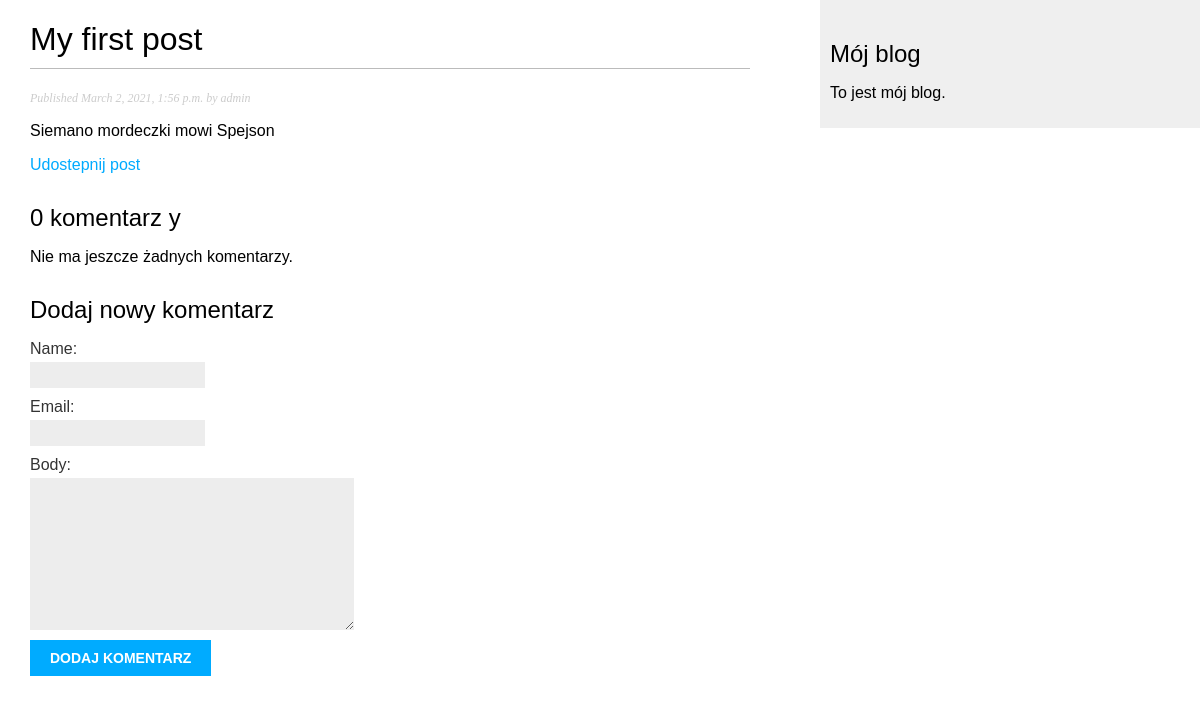
/blog/2021/3/2/kek/, run on an earlier commit of the app's database.
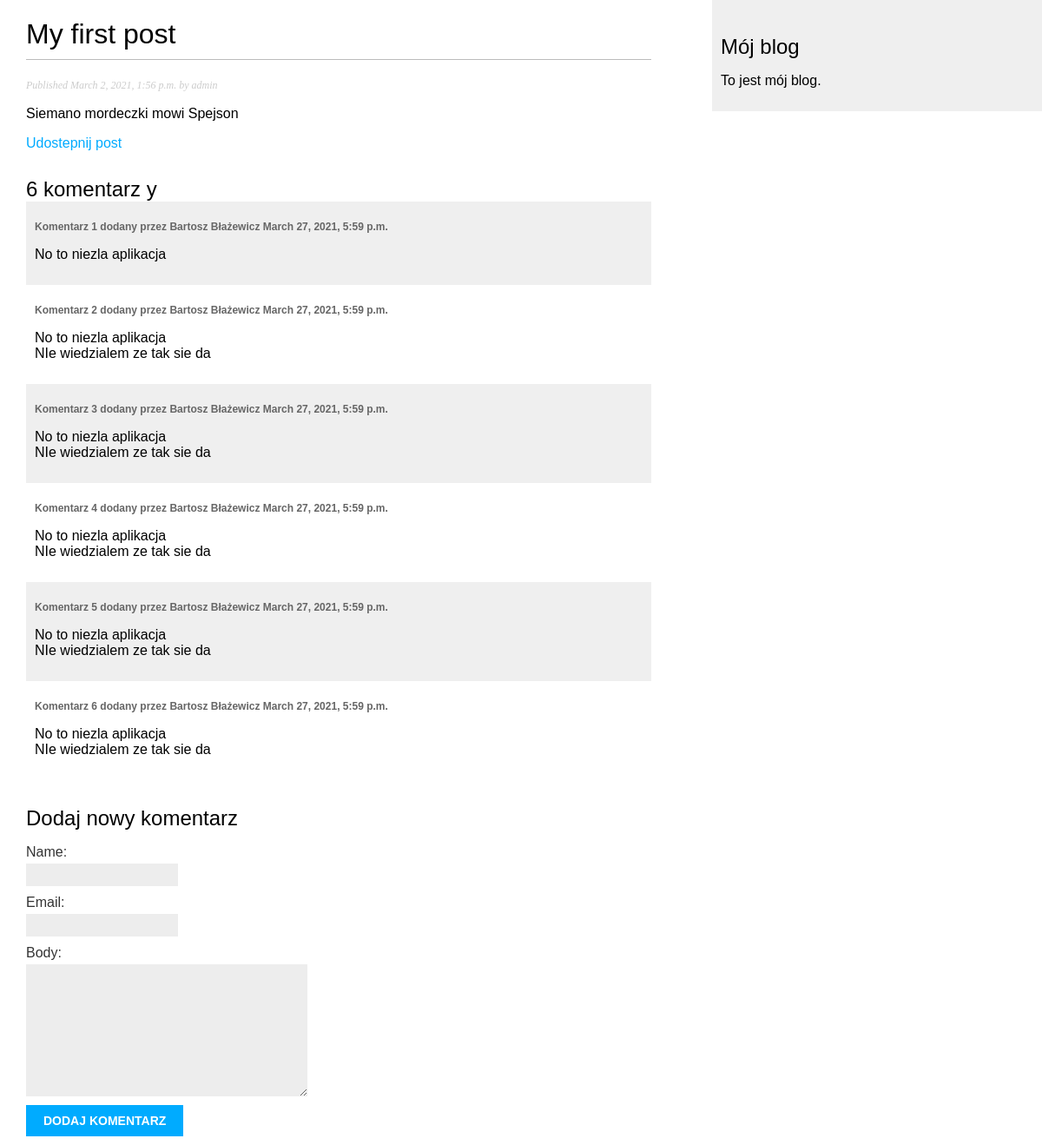
And on a later commit of the database.
### blog/models.py (models this page shows, shortened)
class Post(models.Model):
    STATUS_CHOICES = (
        ('draft', 'Draft'),
        ('published', 'Published'),
        )
    title = models.CharField(max_length=250)
    slug = models.SlugField(max_length=250,
                unique_for_date='publish')
    author = models.ForeignKey(User,
                    on_delete=models.CASCADE,
                        related_name='blog_posts')
    body = models.TextField()
    publish = models.DateTimeField(default=timezone.now)
    created = models.DateTimeField(auto_now_add=True)
    updated = models.DateTimeField(auto_now=True)
    status = models.CharField(max_length=10,
        choices=STATUS_CHOICES,
                    default='draft')
    objects = models.Manager()
    published = PublishedManager()

class Comment(models.Model):
    post = models.ForeignKey(Post, on_delete=models.CASCADE, related_name='comments')
    name = models.CharField(max_length=80)
    email = models.EmailField()
    body = models.TextField()
    created = models.DateTimeField(auto_now_add=True)
    updated = models.DateTimeField(auto_now=True)
    active = models.BooleanField(default=True)
    class Meta:
        ordering = ('created',)

### blog/views.py (the view)
def post_detail(request, year, month, day, post):
    post = get_object_or_404(Post,  slug=post,
                                    status='published',
                                    publish__year=year,
                                    publish__month=month,
                                    publish__day=day)
    comments = post.comments.filter(active=True)
    if request.method == 'POST':
        comment_form = CommentForm(data=request.POST)
        if comment_form.is_valid():
            new_comment = comment_form.save(commit=False)
            new_comment.post = post
            new_comment.save()
    else:
        comment_form = CommentForm()
    return render(request,
                  'blog/post/detail.html',
                  {'post': post,
                   'comments': comments,
                    'comment_form': comment_form})

### blog/forms.py
class CommentForm(forms.ModelForm):
    class Meta:
        model = Comment
        fields = ('name', 'email', 'body')

### blog/templates/blog/post/detail.html (shortened to what this page needs)
{% extends "blog/base.html" %}
{% block content %}
  <h1>{{ post.title }}</h1>
  <p class="date">
    Published {{ post.publish }} by {{ post.author }}
  </p>
  {{ post.body|linebreaks }}
  <p>
    <a href ="{% url "blog:post_share" post.id %}">
    Udostepnij post
    </a>
  </p>
 {% with comments.count as total_comments %}
    <h2>
      {{total_comments}} komentarz {{total_comments|pluralize:"y"}}
    </h2>
  {% endwith %}
  {% for comment in comments %}
    <div class="comment">
      <p class="info">
        Komentarz {{ forloop.counter }} dodany przez {{ comment.name }}
        {{ comment.created }}
      </p>
      {{ comment.body|linebreaks }}
    </div>
  {% empty %}
    <p>Nie ma jeszcze żadnych komentarzy.</p>
{% endfor %}
{% if new_comment %}
  <h2>Twój komentarz został dodany.</h2>
{% else %}
  <h2>Dodaj nowy komentarz</h2>
  <form action="." method="post">
    {{ comment_form.as_p }}
    <p><input type="submit" value="Dodaj komentarz"></p>
  </form>
{% endif %}
{% endblock %}

### blog/templates/blog/base.html (shortened to what this page needs)
{% load static %}
<!DOCTYPE html>
<html>
<head>
    <link href="{% static "css/blog.css" %}" rel="stylesheet">
</head>
<body>
    <div id="content">
        {% block content %}
        {% endblock %}
    </div>
    <div id="sidebar">
        <h2>Mój blog</h2>
            <p>To jest mój blog.</p>
    </div>
</body>
</html>

### blog/static/css/blog.css (style rules this page uses)
body { margin:0; padding:0; font-family:helvetica, sans-serif; }
a { color:#00abff; text-decoration:none; }
h1 { font-weight:normal; border-bottom:1px solid #bbb; padding:0 0 10px 0; }
h2 { font-weight:normal; margin:30px 0 0; }
#content { float:left; width:60%; padding:0 0 0 30px; }
#sidebar { float:right; width:30%; padding:10px; background:#efefef; height:100%; }
p.date { color:#ccc; font-family: georgia, serif; font-size: 12px; font-style: italic; }
label { float:left; clear:both; color:#333; margin-bottom:4px; }
input, textarea { clear:both; float:left; margin:0 0 10px; background:#ededed; border:0; padding:6px 10px; font-size:12px; }
input[type=submit] { font-weight:bold; background:#00abff; color:#fff; padding:10px 20px; font-size:14px; text-transform:uppercase; }
.comment { padding:10px; }
.comment:nth-child(even) { background:#efefef; }
.comment .info { font-weight:bold; font-size:12px; color:#666; }

What changed in the data, as far as the page shows it:
added Comment: name "Bartosz Błażewicz", created "March 27, 2021, 5:59 p.m.", body "No to niezla aplikacja"
added Comment: name "Bartosz Błażewicz", created "March 27, 2021, 5:59 p.m.", body "No to niezla aplikacja NIe wiedzialem ze tak sie da"
added Comment: name "Bartosz Błażewicz", created "March 27, 2021, 5:59 p.m.", body "No to niezla aplikacja NIe wiedzialem ze tak sie da"
added Comment: name "Bartosz Błażewicz", created "March 27, 2021, 5:59 p.m.", body "No to niezla aplikacja NIe wiedzialem ze tak sie da"
added Comment: name "Bartosz Błażewicz", created "March 27, 2021, 5:59 p.m.", body "No to niezla aplikacja NIe wiedzialem ze tak sie da"
added Comment: name "Bartosz Błażewicz", created "March 27, 2021, 5:59 p.m.", body "No to niezla aplikacja NIe wiedzialem ze tak sie da"
Also different on the page:
{{ total_comments }}: "0" → "6"
text no longer shown: "Nie ma jeszcze żadnych komentarzy."
